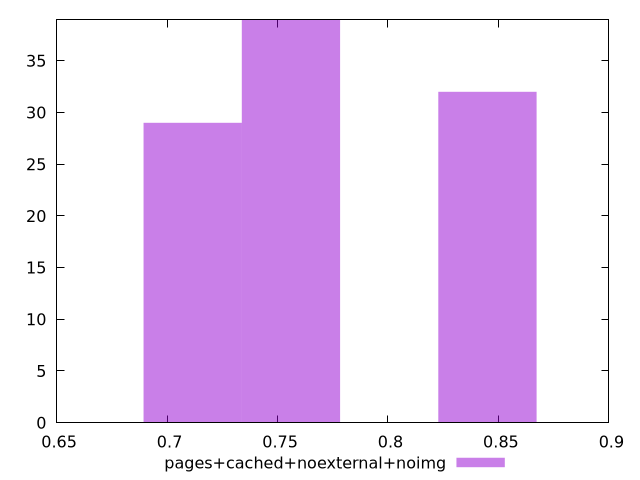

Write the gnuplot code that produced this figure.
$_pagesCachedNoexternalNoimg <<EOF
0.7116057883170543 29
0.7560811500868703 39
0.845031873626502 32
EOF
set key outside below
set terminal pngcairo
set output "report_00004_2020-11-02T20-21-41.718Z/uses-http2/pages+cached+noexternal+noimg//hist.png"
set yrange [0:39]
set boxwidth 0.044475361769815897
set style fill transparent solid 0.5 noborder
plot $_pagesCachedNoexternalNoimg title "pages+cached+noexternal+noimg" with boxes ,
